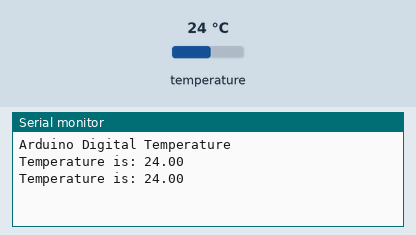
This sketch was run on a simulated Arduino Uno, built with avr-gcc and run on an emulated ATmega328P. Shown: the last lines printed to the serial monitor. Inputs (shaded band) come from the test bench; at power-on: temperature 24 °C.

Above: at 3.3 s.
3.4 s: temperature set to 12 °C
At 5.5 s:
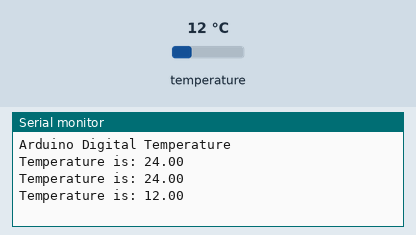
5.9 s: temperature set to 19 °C
At 6.7 s:
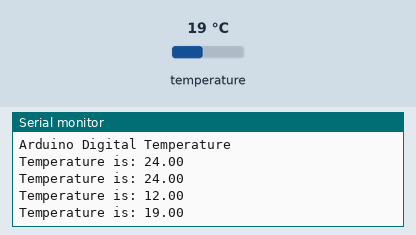
Timing chart, 0 to 8.9 s (numbered marks = the images above; inputs shaded):
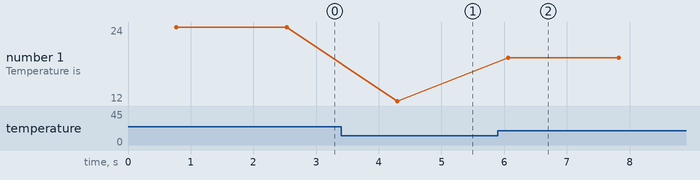

The sketch:

158_1.ino
```cpp
#include <OneWire.h>
#include <DallasTemperature.h>

#define ONE_WIRE_BUS 2
OneWire oneWire(ONE_WIRE_BUS);
DallasTemperature sensors(&oneWire);

void setup(void)
{
  Serial.begin(9600);
  Serial.println("Arduino Digital Temperature");
  sensors.begin();
}

void loop(void)
{
  sensors.requestTemperatures();
  Serial.print("Temperature is: ");
  Serial.println(sensors.getTempCByIndex(0));
  delay(1000);
}
```

Measured:
- after the input at 3.4 s, the serial monitor: prints a new line after 0.90 s (image 1)
- after the input at 5.9 s, the serial monitor: prints a new line after 0.16 s (image 2)
- plotted number 1: 24 → 12 after the input at 3.4 s, 12 → 19 after the input at 5.9 s
